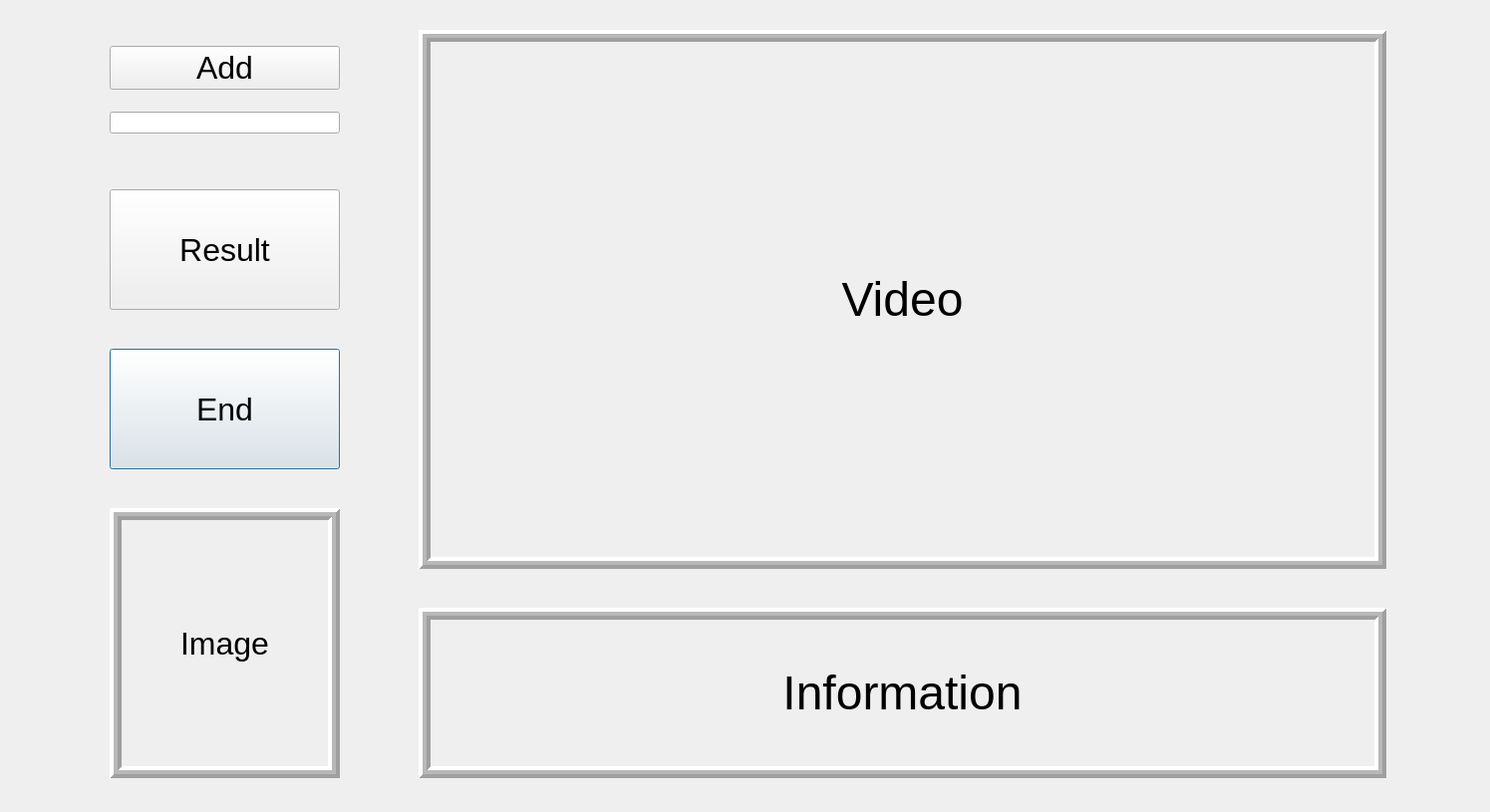
<?xml version="1.0" encoding="UTF-8"?>
<ui version="4.0">
 <class>Dialog</class>
 <widget class="QDialog" name="Dialog">
  <property name="geometry">
   <rect>
    <x>0</x>
    <y>0</y>
    <width>1495</width>
    <height>815</height>
   </rect>
  </property>
  <property name="windowTitle">
   <string>Dialog</string>
  </property>
  <widget class="QLabel" name="video">
   <property name="geometry">
    <rect>
     <x>420</x>
     <y>30</y>
     <width>971</width>
     <height>541</height>
    </rect>
   </property>
   <property name="font">
    <font>
     <pointsize>36</pointsize>
    </font>
   </property>
   <property name="frameShape">
    <enum>QFrame::Box</enum>
   </property>
   <property name="frameShadow">
    <enum>QFrame::Raised</enum>
   </property>
   <property name="lineWidth">
    <number>4</number>
   </property>
   <property name="midLineWidth">
    <number>4</number>
   </property>
   <property name="text">
    <string>Video</string>
   </property>
   <property name="alignment">
    <set>Qt::AlignCenter</set>
   </property>
  </widget>
  <widget class="QLabel" name="student_information">
   <property name="geometry">
    <rect>
     <x>420</x>
     <y>610</y>
     <width>971</width>
     <height>171</height>
    </rect>
   </property>
   <property name="font">
    <font>
     <pointsize>36</pointsize>
    </font>
   </property>
   <property name="frameShape">
    <enum>QFrame::Box</enum>
   </property>
   <property name="frameShadow">
    <enum>QFrame::Raised</enum>
   </property>
   <property name="lineWidth">
    <number>4</number>
   </property>
   <property name="midLineWidth">
    <number>4</number>
   </property>
   <property name="text">
    <string>Information</string>
   </property>
   <property name="alignment">
    <set>Qt::AlignCenter</set>
   </property>
  </widget>
  <widget class="QPushButton" name="end">
   <property name="geometry">
    <rect>
     <x>110</x>
     <y>350</y>
     <width>231</width>
     <height>121</height>
    </rect>
   </property>
   <property name="font">
    <font>
     <pointsize>24</pointsize>
    </font>
   </property>
   <property name="text">
    <string>End</string>
   </property>
  </widget>
  <widget class="QPushButton" name="result">
   <property name="geometry">
    <rect>
     <x>110</x>
     <y>190</y>
     <width>231</width>
     <height>121</height>
    </rect>
   </property>
   <property name="font">
    <font>
     <pointsize>24</pointsize>
    </font>
   </property>
   <property name="text">
    <string>Result</string>
   </property>
  </widget>
  <widget class="QLabel" name="student_image">
   <property name="geometry">
    <rect>
     <x>110</x>
     <y>510</y>
     <width>231</width>
     <height>271</height>
    </rect>
   </property>
   <property name="font">
    <font>
     <pointsize>24</pointsize>
    </font>
   </property>
   <property name="frameShape">
    <enum>QFrame::Box</enum>
   </property>
   <property name="frameShadow">
    <enum>QFrame::Raised</enum>
   </property>
   <property name="lineWidth">
    <number>4</number>
   </property>
   <property name="midLineWidth">
    <number>4</number>
   </property>
   <property name="text">
    <string>Image</string>
   </property>
   <property name="alignment">
    <set>Qt::AlignCenter</set>
   </property>
  </widget>
  <widget class="QWidget" name="verticalLayoutWidget">
   <property name="geometry">
    <rect>
     <x>110</x>
     <y>30</y>
     <width>231</width>
     <height>121</height>
    </rect>
   </property>
   <layout class="QVBoxLayout" name="verticalLayout_2">
    <item>
     <widget class="QPushButton" name="add">
      <property name="font">
       <font>
        <pointsize>24</pointsize>
       </font>
      </property>
      <property name="text">
       <string>Add</string>
      </property>
     </widget>
    </item>
    <item>
     <widget class="QLineEdit" name="line_edit">
      <property name="alignment">
       <set>Qt::AlignCenter</set>
      </property>
     </widget>
    </item>
   </layout>
  </widget>
 </widget>
 <resources/>
 <connections/>
</ui>
